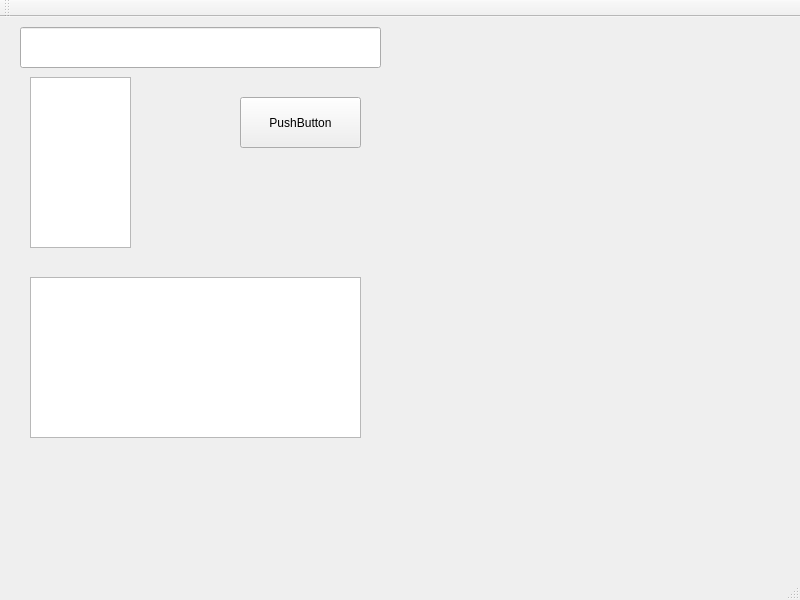
<?xml version="1.0" encoding="UTF-8"?>
<ui version="4.0">
 <class>MainWindow</class>
 <widget class="QMainWindow" name="MainWindow">
  <property name="geometry">
   <rect>
    <x>0</x>
    <y>0</y>
    <width>800</width>
    <height>600</height>
   </rect>
  </property>
  <property name="windowTitle">
   <string>MainWindow</string>
  </property>
  <widget class="QWidget" name="centralWidget">
   <widget class="QLineEdit" name="lineEdit">
    <property name="geometry">
     <rect>
      <x>20</x>
      <y>10</y>
      <width>361</width>
      <height>41</height>
     </rect>
    </property>
   </widget>
   <widget class="QPushButton" name="pushButton">
    <property name="geometry">
     <rect>
      <x>240</x>
      <y>80</y>
      <width>121</width>
      <height>51</height>
     </rect>
    </property>
    <property name="text">
     <string>PushButton</string>
    </property>
   </widget>
   <widget class="QTextEdit" name="textEdit">
    <property name="geometry">
     <rect>
      <x>30</x>
      <y>60</y>
      <width>101</width>
      <height>171</height>
     </rect>
    </property>
   </widget>
   <widget class="QTextBrowser" name="textBrowser">
    <property name="geometry">
     <rect>
      <x>30</x>
      <y>260</y>
      <width>331</width>
      <height>161</height>
     </rect>
    </property>
   </widget>
  </widget>
  <widget class="QMenuBar" name="menuBar">
   <property name="geometry">
    <rect>
     <x>0</x>
     <y>0</y>
     <width>800</width>
     <height>29</height>
    </rect>
   </property>
  </widget>
  <widget class="QToolBar" name="mainToolBar">
   <attribute name="toolBarArea">
    <enum>TopToolBarArea</enum>
   </attribute>
   <attribute name="toolBarBreak">
    <bool>false</bool>
   </attribute>
  </widget>
  <widget class="QStatusBar" name="statusBar"/>
 </widget>
 <layoutdefault spacing="6" margin="11"/>
 <resources/>
 <connections/>
</ui>
